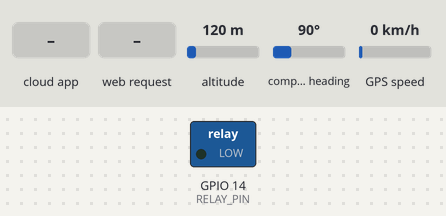
Recording of a sketch running on a simulated ESP32. Parts: switched loads named in the sketch (green lamp = pin HIGH). Inputs (shaded band) come from the test bench; at power-on: altitude 120 m, compass heading 90°, GPS speed 0 km/h. WiFi joins after 1.5 s; servers stay silent unless stated; the GPS gets a fix after 3 s at 37.7749, -122.4194 with 8 satellites; the Firebase database answers and starts empty; what the sketch prints to the serial monitor is not drawn.

Above: at 2.8 s.
2.9 s: the phone or cloud app sets relay to 1
At 10.6 s:
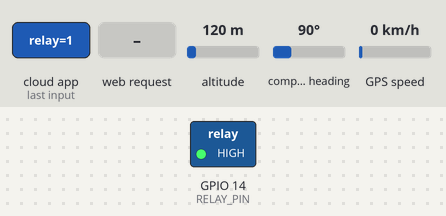
11.7 s: HTTP request GET /relay/off received
At 12.9 s:
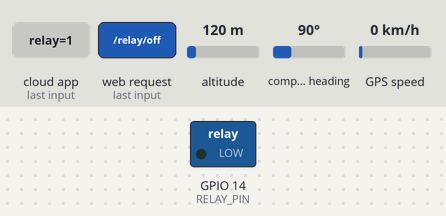
13.2 s: HTTP request GET /relay/on received
At 14.0 s:
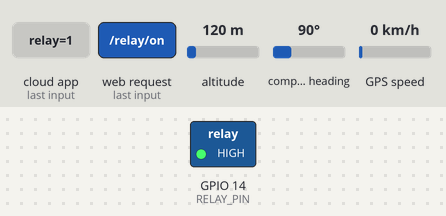
14.7 s: the phone or cloud app sets relay to 0
At 20.6 s:
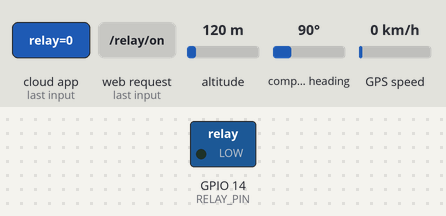
Timing chart, 0 to 22.1 s (numbered marks = the images above; inputs shaded):
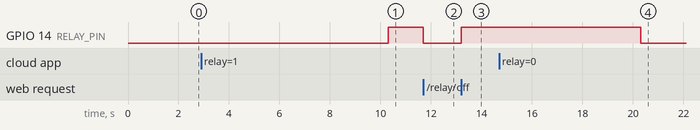

The sketch:

sc_gps_v2.ino
```cpp
#include <WiFi.h>
#include <WebServer.h>
#include <TinyGPSPlus.h>
#include <Firebase_ESP_Client.h>

// GPS UART config
#define RXD2 16
#define TXD2 17
#define GPSBaud 115200

// Relay pin
#define RELAY_PIN 14

// WiFi credentials
const char* apSSID = "ESP32_Hotspot";
const char* apPassword = "12345678";
const char* staSSID = "GPS2";
const char* staPassword = "1234567890";

// Firebase config
#define API_KEY "AIzaSyCprGyIVbsc-Yv3zGvhPSpH0uqiX3OVcbc"
#define DATABASE_URL "https://gps-project-a5c9a-default-rtdb.asia-southeast1.firebasedatabase.app/"
#define USER_EMAIL "rits.fadhila@gmail.com"
#define USER_PASSWORD "1234567890"

TinyGPSPlus gps;
WebServer server(80);
FirebaseData fbdo;
FirebaseAuth auth;
FirebaseConfig config;

bool currentRelayStatus = false;
unsigned long lastSendTime = 0;
const unsigned long sendInterval = 10000;
String deviceId;

double lastValidLat = 0.0;
double lastValidLng = 0.0;
String lastValidTime = "00:00:00";
String lastValidDate = "1970-01-01";

// === Setup ===
void setup() {
  Serial.begin(115200);
  Serial2.begin(GPSBaud, SERIAL_8N1, RXD2, TXD2);
  pinMode(RELAY_PIN, OUTPUT);
  digitalWrite(RELAY_PIN, LOW);

  setupWiFi();
  deviceId = getDeviceIdFromMAC();
  Serial.println("🆔 Device ID: " + deviceId);

  setupFirebase();
  setupWebRoutes();
  server.begin();
}

// === Main Loop ===
void loop() {
  while (Serial2.available()) gps.encode(Serial2.read());

  if (millis() - lastSendTime >= sendInterval) {
    lastSendTime = millis();
    uploadGPSData();
    syncRelayState();
  }

  server.handleClient();
}

// === Helper Functions ===

String getDeviceIdFromMAC() {
  uint8_t mac[6];
  WiFi.macAddress(mac);
  char macStr[13];
  snprintf(macStr, sizeof(macStr), "%02X%02X%02X%02X%02X%02X",
           mac[0], mac[1], mac[2], mac[3], mac[4], mac[5]);
  return String(macStr);
}

void setupWiFi() {
  WiFi.mode(WIFI_AP_STA);
  WiFi.begin(staSSID, staPassword);
  Serial.print("📶 Connecting");

  unsigned long startTime = millis();
  while (WiFi.status() != WL_CONNECTED && millis() - startTime < 10000) {
    delay(500);
    Serial.print('.');
  }

  if (WiFi.status() == WL_CONNECTED) {
    Serial.println("\n✅ Connected: " + WiFi.localIP().toString());
  } else {
    Serial.println("\n⚠ WiFi failed. Starting hotspot...");
  }

  WiFi.softAP(apSSID, apPassword);
  Serial.println("📡 Hotspot IP: " + WiFi.softAPIP().toString());
}

void setupFirebase() {
  config.api_key = API_KEY;
  config.database_url = DATABASE_URL;
  auth.user.email = USER_EMAIL;
  auth.user.password = USER_PASSWORD;
  Firebase.begin(&config, &auth);
  Firebase.reconnectWiFi(true);

  String path = "/devices/" + deviceId + "/relay";
  if (!Firebase.RTDB.getBool(&fbdo, path)) {
    Firebase.RTDB.setBool(&fbdo, path, false);
    Serial.println("🛠 Initializing relay state to false");
  }

  currentRelayStatus = fbdo.boolData();
  digitalWrite(RELAY_PIN, currentRelayStatus ? HIGH : LOW);
}

void uploadGPSData() {
  // if (!gps.location.isValid()) {
  //   Serial.println("❌ Invalid GPS");
  //   Serial.println("Satellites: " + String(gps.satellites.value()));
  //   return;
  // }

  FirebaseJson json;
  int satelit = gps.satellites.isValid() ? gps.satellites.value() : 0;
  json.set("satellites", satelit);

    if (gps.location.isValid()) {
    lastValidLat = gps.location.lat();
    lastValidLng = gps.location.lng();
    json.set("latitude", lastValidLat);
    json.set("longitude", lastValidLng);
  }

  // Simpan waktu terakhir yang valid
  if (gps.time.isValid()) {
    int hUTC = gps.time.hour();
    int hWITA = (hUTC + 8) % 24;

    char utcTime[9], witaTime[9];
    sprintf(utcTime, "%02d:%02d:%02d", hUTC, gps.time.minute(), gps.time.second());
    sprintf(witaTime, "%02d:%02d:%02d", hWITA, gps.time.minute(), gps.time.second());

    json.set("utc_time", String(utcTime));
    json.set("wita_time", String(witaTime));
  }

   // Simpan tanggal terakhir yang valid
  if (gps.date.isValid()) {
    char date[11];
    sprintf(date, "%04d-%02d-%02d", gps.date.year(), gps.date.month(), gps.date.day());
    lastValidDate = String(date);
    json.set("date", lastValidDate);
  }

  if (gps.speed.isValid()) json.set("speed_kmph", gps.speed.kmph());
  if (gps.course.isValid()) json.set("course_deg", gps.course.deg());
  if (gps.altitude.isValid()) json.set("altitude_m", gps.altitude.meters());
  if (gps.hdop.isValid()) json.set("hdop", gps.hdop.hdop());

  String path = "/devices/" + deviceId + "/gps";
  if (Firebase.RTDB.updateNode(&fbdo, path, &json)) {
    Serial.println("✅ GPS data uploaded");
  } else {
    Serial.println("❌ Upload failed: " + fbdo.errorReason());
  }
}

void syncRelayState() {
  String path = "/devices/" + deviceId + "/relay";
  if (Firebase.RTDB.getBool(&fbdo, path)) {
    if (fbdo.dataType() == "boolean") {
      bool status = fbdo.boolData();
      if (status != currentRelayStatus) {
        currentRelayStatus = status;
        digitalWrite(RELAY_PIN, status ? HIGH : LOW);
        Serial.println("🔁 Relay: " + String(status ? "ON" : "OFF"));
      }
    }
  } else {
    Serial.println("❌ Failed to read relay: " + fbdo.errorReason());
  }
}

void setupWebRoutes() {
  server.on("/", handleRoot);

  server.on("/relay/on", []() {
    updateRelay(true);
  });

  server.on("/relay/off", []() {
    updateRelay(false);
  });
}

void updateRelay(bool status) {
  currentRelayStatus = status;
  digitalWrite(RELAY_PIN, status ? HIGH : LOW);

  String path = "/devices/" + deviceId + "/relay";
  Firebase.RTDB.setBool(&fbdo, path, status);
  server.sendHeader("Location", "/");
  server.send(303);
}

void handleRoot() {
  String html = "<html><head><title>GPS Tracker</title></head><body>";
  html += "<h1>GPS Status</h1>";
  html += "<p><strong>Device ID:</strong> " + deviceId + "</p>";
  html += "<p><strong>Latitude:</strong> " + (gps.location.isValid() ? String(gps.location.lat(), 6) : "INVALID") + "</p>";
  html += "<p><strong>Longitude:</strong> " + (gps.location.isValid() ? String(gps.location.lng(), 6) : "INVALID") + "</p>";
  html += "<p><strong>Date:</strong> " + (gps.date.isValid() ? String(gps.date.year()) + "-" + String(gps.date.month()) + "-" + String(gps.date.day()) : "INVALID") + "</p>";
  html += "<p><strong>Time (WITA):</strong> " + String((gps.time.isValid() ? (gps.time.hour() + 8) % 24 : 0)) + ":" + String(gps.time.minute()) + ":" + String(gps.time.second()) + "</p>";
  html += "<p><strong>Satellites:</strong> " + String(gps.satellites.value()) + "</p>";
  html += "<p><strong>Speed:</strong> " + String(gps.speed.kmph()) + " km/h</p>";
  html += "<p><strong>Direction:</strong> " + String(gps.course.deg()) + "°</p>";
  html += "<p><strong>Altitude:</strong> " + String(gps.altitude.meters()) + " m</p>";
  html += "<p><strong>HDOP:</strong> " + String(gps.hdop.hdop()) + "</p>";
  html += "<p><strong>Relay Status:</strong> " + String(currentRelayStatus ? "ON" : "OFF") + "</p>";
  html += "<form action=\"/relay/on\" method=\"POST\"><button type=\"submit\">Relay ON</button></form>";
  html += "<form action=\"/relay/off\" method=\"POST\"><button type=\"submit\">Relay OFF</button></form>";

  if (gps.location.isValid()) {
    html += "<p><a href=\"https://www.google.com/maps/search/?api=1&query=" +
            String(gps.location.lat(), 6) + "," +
            String(gps.location.lng(), 6) +
            "\" target=\"_blank\">📍 Open in Google Maps</a></p>";
  }

  html += "</body></html>";
  server.send(200, "text/html", html);
}
```

Measured:
- after the input at 2.9 s, GPIO 14 (RELAY_PIN): LOW → HIGH after 7.4 s
- after the input at 11.7 s, GPIO 14 (RELAY_PIN): HIGH → LOW at once
- after the input at 13.2 s, GPIO 14 (RELAY_PIN): LOW → HIGH at once
- after the input at 14.7 s, GPIO 14 (RELAY_PIN): HIGH → LOW after 5.6 s
